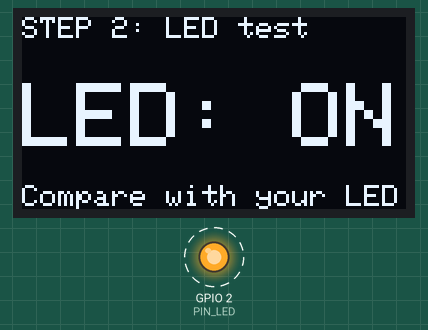
Recording of a sketch running on a simulated ESP32. Parts: 128×64 one-colour display, output pins drawn as LEDs (lit = HIGH). Dashed ring = blinking. What the sketch prints to the serial monitor is not drawn.

Above: at 0.1 s.
At 1.1 s:
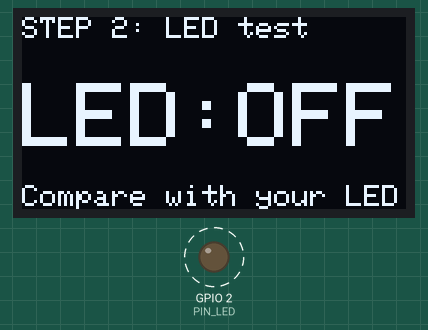
Timing chart, 0 to 130.0 s (numbered marks = the images above):
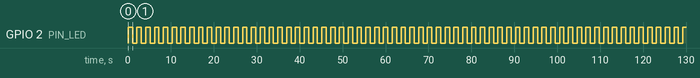

The sketch:

step2_led.ino
```cpp
// TapTapon step 2: OLED (already working) + external LED.
// The screen says what the LED should be doing, so you can compare.
//
// What you should see:
//   Screen says "LED: ON"  -> your LED (and the board's small blue LED) are lit
//   Screen says "LED: OFF" -> both are dark
//   It switches every second.
// Board LED blinks but yours doesn't? Your LED is backwards or the resistor/GND row is wrong.
//
// Wiring: OLED as in step 1 (VCC 3V3, GND, SCL D22, SDA D21)
//         D2 -> 220 ohm -> LED LONG leg; LED SHORT leg -> GND
// Library: Adafruit SSD1306
#include <Wire.h>
#include <Adafruit_GFX.h>
#include <Adafruit_SSD1306.h>

const int PIN_LED = 2;  // the bin's status LED; also the board's onboard blue LED
Adafruit_SSD1306 oled(128, 64, &Wire, -1);
bool ledOn = false;

void setup() {
  Serial.begin(115200);
  pinMode(PIN_LED, OUTPUT);
  Wire.begin(21, 22);
  oled.begin(SSD1306_SWITCHCAPVCC, 0x3C);
}

void loop() {
  ledOn = !ledOn;
  digitalWrite(PIN_LED, ledOn ? HIGH : LOW);

  oled.clearDisplay();
  oled.setTextColor(SSD1306_WHITE);
  oled.setTextSize(1);
  oled.setCursor(0, 0);
  oled.println("STEP 2: LED test");
  oled.setTextSize(3);
  oled.setCursor(0, 22);
  oled.println(ledOn ? "LED: ON" : "LED:OFF");
  oled.setTextSize(1);
  oled.setCursor(0, 56);
  oled.println("Compare with your LED");
  oled.display();

  Serial.println(ledOn ? "LED ON" : "LED OFF");
  delay(1000);
}
```

Measured:
- by itself, GPIO 2 (PIN_LED): alternates HIGH for 1.0 s and LOW for 1.0 s
